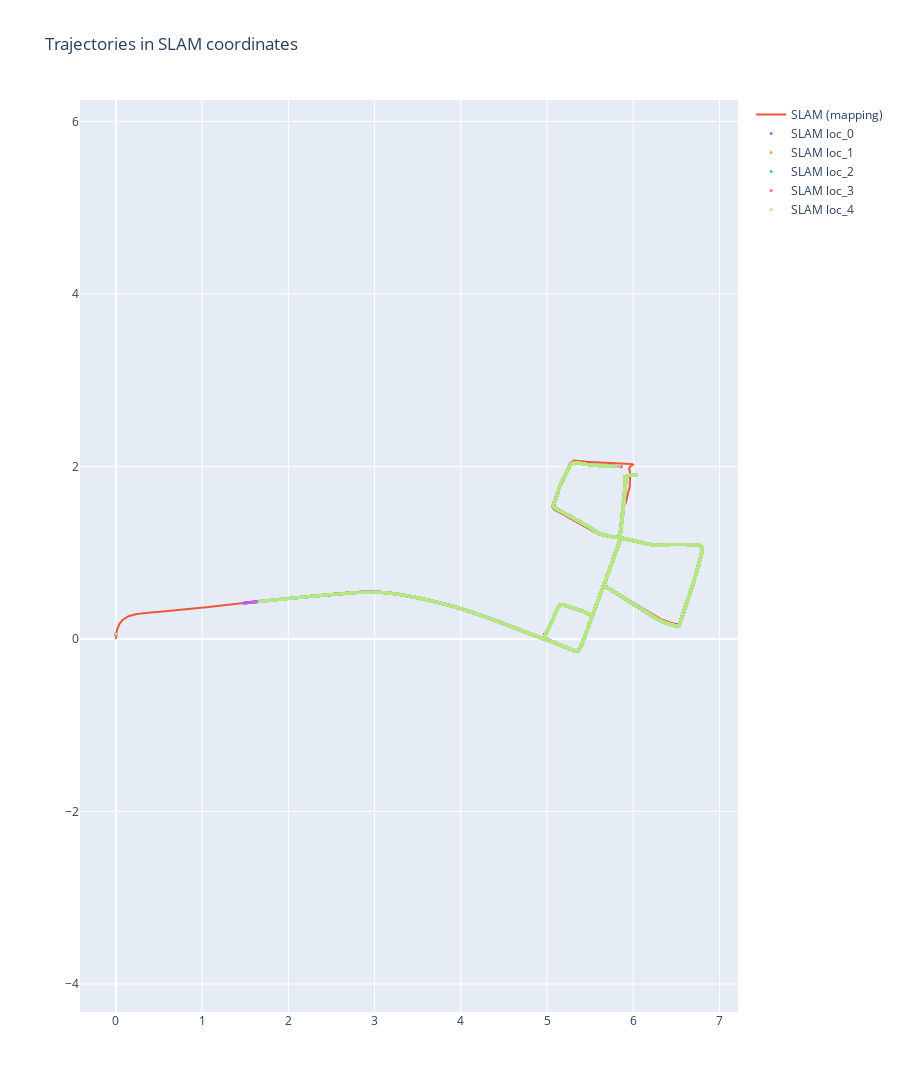

The notebook cell saved with this chart:
### Code cell
fig_slam = processor.create_2d_plot_slam()
fig_slam.show()

### Figure 1 — Plotly figure (JSON) as saved in the notebook; plotly's stock layout.template omitted (floating-point values rounded to 4 significant figures; data arrays with more than 128 entries replaced by an {"elided": "..."} marker saying what was removed)
{"data": [{"marker": {"color": "#EF553B", "size": 3}, "mode": "lines", "name": "SLAM (mapping)", "type": "scatter", "x": {"elided": "1522 float values"}, "y": {"elided": "1522 float values"}}, {"marker": {"color": "#AB63FA", "size": 3}, "mode": "markers", "name": "SLAM loc_0", "type": "scatter", "x": {"elided": "13153 float values"}, "y": {"elided": "13153 float values"}}, {"marker": {"color": "#FFA15A", "size": 3}, "mode": "markers", "name": "SLAM loc_1", "type": "scatter", "x": {"elided": "12458 float values"}, "y": {"elided": "12458 float values"}}, {"marker": {"color": "#19D3F3", "size": 3}, "mode": "markers", "name": "SLAM loc_2", "type": "scatter", "x": {"elided": "12650 float values"}, "y": {"elided": "12650 float values"}}, {"marker": {"color": "#FF6692", "size": 3}, "mode": "markers", "name": "SLAM loc_3", "type": "scatter", "x": {"elided": "12530 float values"}, "y": {"elided": "12530 float values"}}, {"marker": {"color": "#B6E880", "size": 3}, "mode": "markers", "name": "SLAM loc_4", "type": "scatter", "x": {"elided": "12871 float values"}, "y": {"elided": "12871 float values"}}], "layout": {"height": 1200, "title": {"text": "Trajectories in SLAM coordinates"}, "yaxis": {"scaleanchor": "x", "scaleratio": 1}}}
